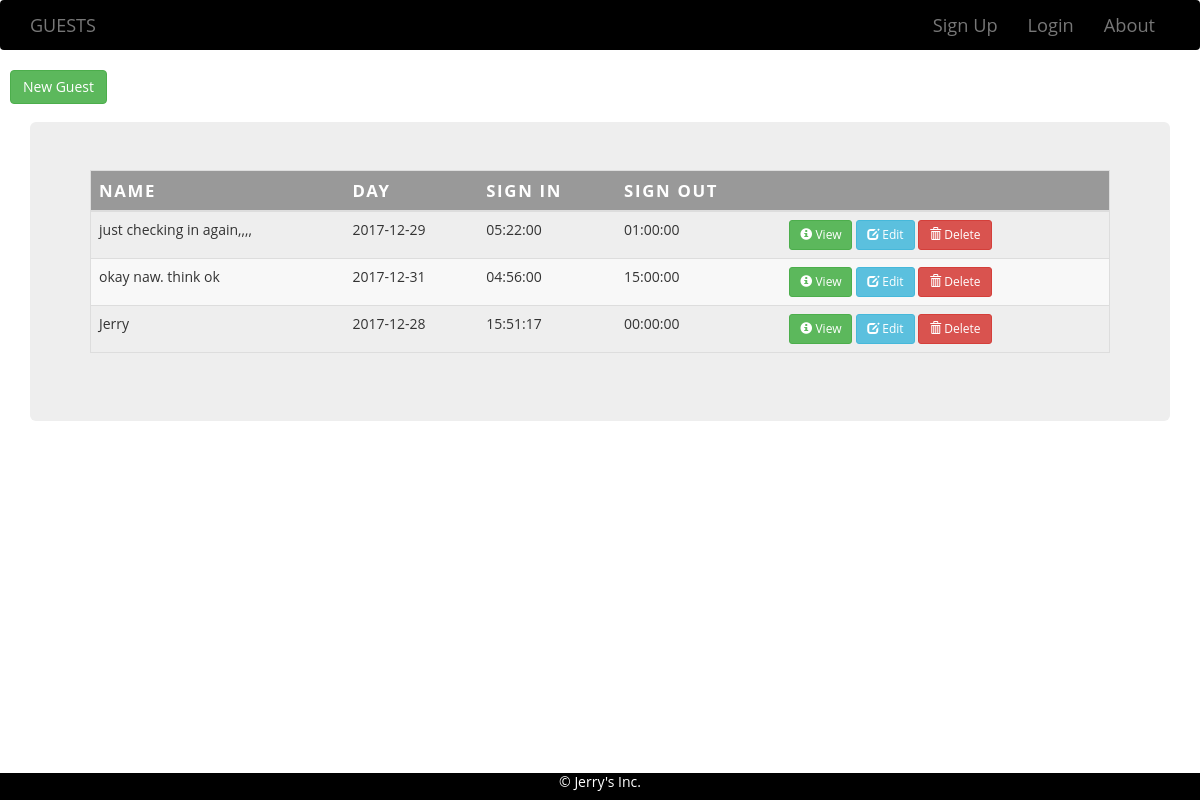
The page / on the database its author committed.
### tables this page shows
CREATE TABLE `visitors` (
  `id` int(11) NOT NULL,
  `name` varchar(50) NOT NULL,
  `day` date NOT NULL,
  `sign in` time NOT NULL,
  `sign out` time DEFAULT NULL
);

### index.php (the view, shortened to what this page needs)
<?php
include_once("db.php");
$result = mysqli_query($mysqli, "SELECT * FROM visitors ORDER BY id DESC");
?>
<html>
<head>
</head>
<body>
	<a href="new.php" class="btn btn-success" style="margin-left: 10px";>New Guest</a><br/><br/>
	<div class="container">
		<div class="jumbotron">
			<table class="table">
			<thead>
			<tr>
				<th scope="col">Name</th>
				<th scope="col">Day</th>
				<th scope="col">Sign in</th>
				<th scope="col">Sign out</th>
				<th scope="col"></th>
			</tr>
			</thead>
			<tbody>
			<?php
				while($res = mysqli_fetch_array($result)) {
					echo "<tr scope=\"row\">";
					echo "<td>".$res['name']."</td>";
					echo "<td>".date($res['day'])."</td>";
					echo "<td>".$res['sign in']."</td>";
					echo "<td>".$res['sign out']."</td>";
					echo "<td><a href=\"view.php?id=$res[id]\" class=\"btn btn-success btn-sm\"><span class=\"glyphicon glyphicon-info-sign\"></span> View</a>  <a href=\"edit.php?id=$res[id]\" class=\"btn btn-info btn-sm\"><span class=\"glyphicon glyphicon-edit\"></span> Edit</a>  <a href=\"delete.php?id=$res[id]\" class=\"btn btn-danger btn-sm\" onClick=\"return confirm('Are you sure you want to delete?')\"><span class=\"glyphicon glyphicon-trash\"></span> Delete</a></td>";
				}
			?>
			</tbody>
			</table>
		</div>
	</div>

### styles.css (style rules this page uses)
body { font-family: "Open Sans", sans-serif; line-height: 1.25; width: 100%; min-height: 100%; }
.navbar { font-size: 1.3em; border: none; color: white; background-color: #000; }
.footer { position: fixed; left: 0; bottom: 0; width: 100%; background-color: #000; color: white; text-align: center; }
.table tr { border: 1px solid #ddd; padding: .15em; }
.table tr:nth-child(even) { background: #f8f8f8; }
.table th { background: #999; color: #fff; font-size: 1.2em; letter-spacing: .1em; text-transform: uppercase; }

### index.php (style rules this page uses)
table, th, td { border: none; }

### rows shown on the page
visitors: name "just checking in again,,,,", day "2017-12-29", sign in "05:22:00", sign out "01:00:00"
visitors: name "okay naw. think ok", day "2017-12-31", sign in "04:56:00", sign out "15:00:00"
visitors: name "Jerry", day "2017-12-28", sign in "15:51:17", sign out "00:00:00"
